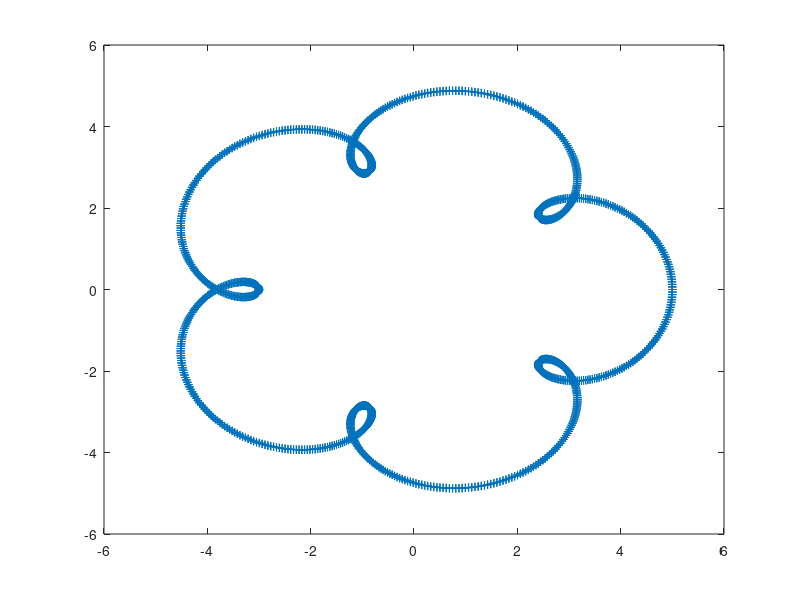
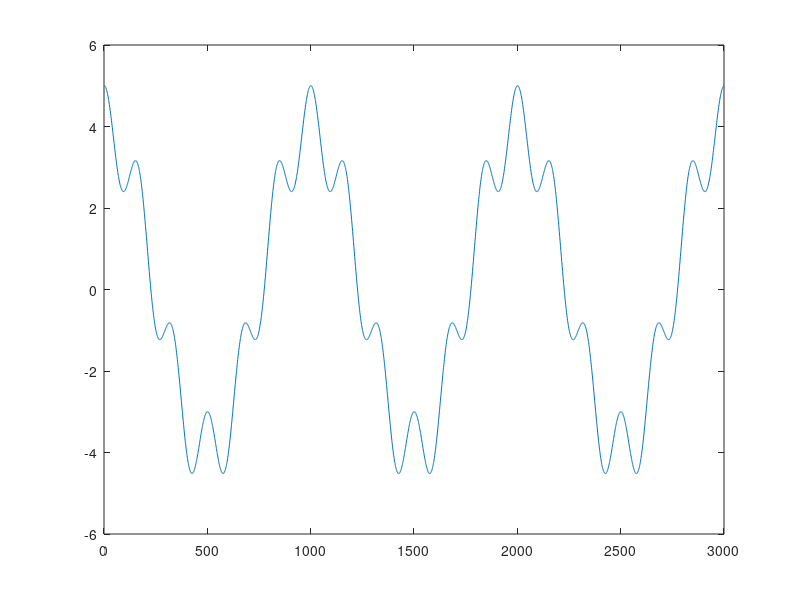

Source code (MATLAB) for these figures, in order: (Note: this script raises an error after producing the figures.)
clc
clear
close all

Fs = 10e3;
Ts = 1/Fs;
T_max = 0.3;
t= 0:Ts:T_max-Ts;                   % 10 seconds @ 1kHz sample rate
f0 = 5;
f1 = 150;
a = linspace(2,0.5,length(t));
% y = a.*chirp(t,f0,T_max,f1) + 0.0*randn(1,length(t));

a1 = 4; a2 = 1;
y = a1*cos(2*pi*10*t) + a2*cos(2*pi*60*t) + 0.0000*randn(1,length(t));
Hy = a1*sin(2*pi*10*t) + a2*sin(2*pi*60*t);
f_max = 60;
figure
plot(y,Hy,'-+')
drawnow

figure
plot(y)

InitialPoints = 10;
PointsStep = 4;
UpperLimit = 100;
PlotMode = 1;

[IF_interp, phi_interp, phi_unwrapped, x, Hx, r, phi, x0, Hx0, m_star, M] = cpt(y, InitialPoints, UpperLimit, PointsStep, Ts, PlotMode,f_max);
% N_imfs = 3;
% [C r_approx IF_interp phi_interp phi_unwrapped m_star, M] = CPT_EMD_rework(N_imfs, y, InitialPoints, UpperLimit, PointsStep, Ts, PlotMode);

% figure
% plot(t,C,t,y)
% 
% figure
% plot(t,sum(C,1))

figure
ax(1) = subplot(211);
plot(t,x,t,y)
legend('x','y')

ax(2) = subplot(212);
plot(t,M,'.')

linkaxes(ax,'x')
